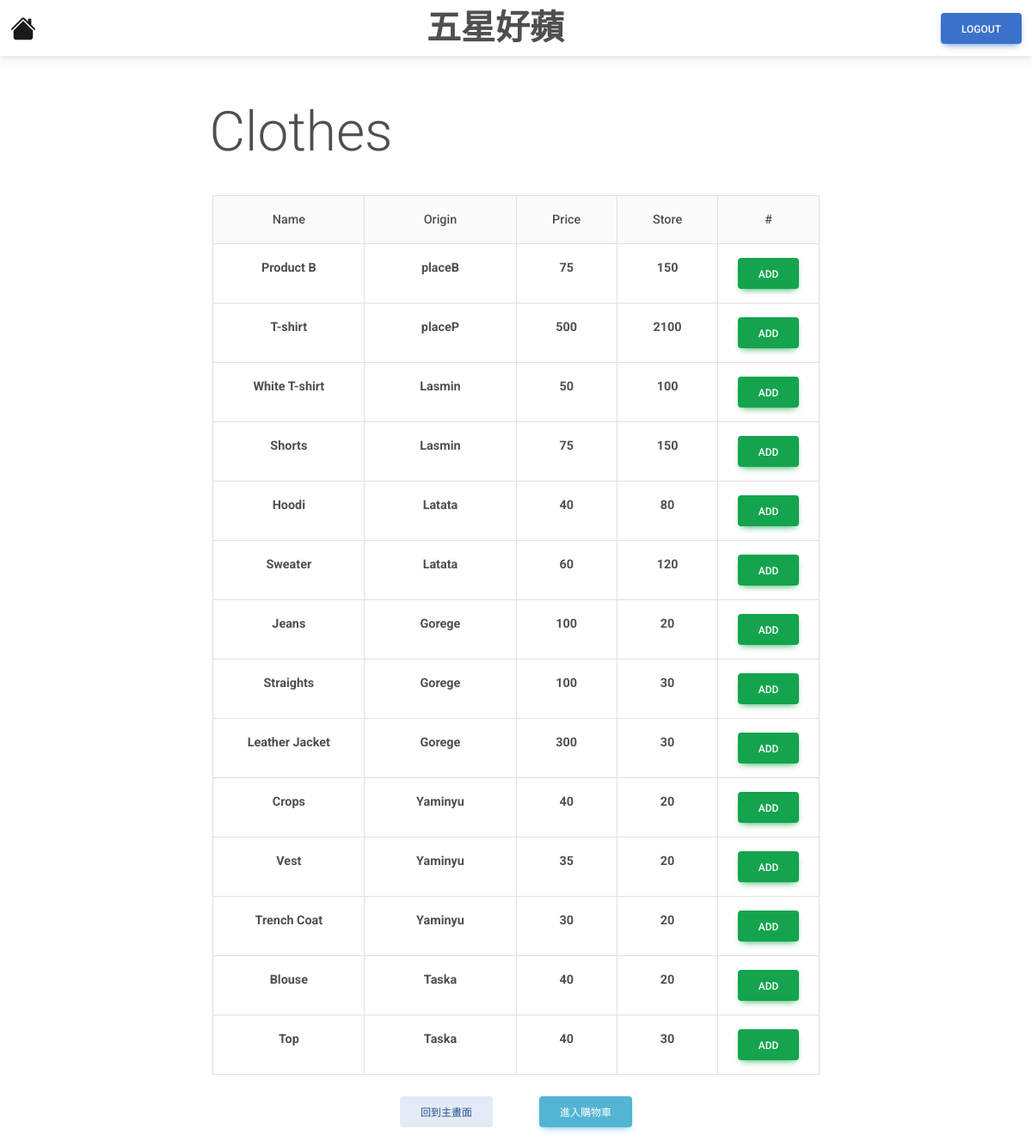
Screenshot of /product/clothes with the database file from the repository.
### tables this page shows
CREATE TABLE Product
(
product_id      INTEGER           PRIMARY KEY  AUTOINCREMENT,
seller_email    VARCHAR(255)      NOT NULL,
product_name    VARCHAR(255)      NOT NULL,
type_id         INTEGER           NOT NULL,
store           INTEGER           NOT NULL,
price           INTEGER           NOT NULL,
origin          VARCHAR(255)      NOT NULL,
FOREIGN KEY(type_id) REFERENCES Type(type_id)
FOREIGN KEY(seller_email) REFERENCES User(email)
);

### category.py (the view)
@app.route('/product/clothes')
def clothes():
    con = sqlite3.connect("database.db")
    con.row_factory = sqlite3.Row
    cur = con.cursor()
    cur.execute("SELECT product_id, * FROM Product WHERE type_id = 2")
    rows = cur.fetchall()
    con.close()
    return render_template("Clothes.html",rows=rows)

### templates/Clothes.html (shortened to what this page needs)
<!DOCTYPE html>
<html lang="en">
<head>
    <link href="https://cdnjs.cloudflare.com/ajax/libs/font-awesome/6.0.0/css/all.min.css" rel="stylesheet"/>
    <link href="https://cdnjs.cloudflare.com/ajax/libs/mdb-ui-kit/6.4.0/mdb.min.css" rel="stylesheet"/>
</head>
<body>
    <nav class="navbar bg-body-tertiary">
        <div class="container-fluid">
            <a class="navbar-brand" href="{{url_for('home')}}">
            </a>
            <h1 style="margin: auto;"><strong>五星好蘋</strong></h1>
            <a href="{{url_for('logout')}}" class="btn btn-primary">Logout</a>
        </div>
    </nav>
    <br><br><h1 style="margin-right: 500px; text-align: center;"
            class="display-3">Clothes</h1><br>
    <table class="table table-bordered text-center" style="width: auto; margin: auto;">
        <thead class="bg-light">
            <tr>
                <th>Name</th>
                <th>Origin</th>
                <th>Price</th>
                <th>Store</th>
                <th>#</th>
            </tr>
        </thead>
        <tbody>
            {% for row in rows %}
            <tr>
                <td class="col-3"><strong>{{ row["product_name"] }} </strong></td>
                <td class="col-3"><strong>{{ row["origin"] }} </strong></td>
                <td class="col-2"><strong>{{ row["price"] }} </strong></td>
                <td class="col-2"><strong>{{ row["store"] }} </strong></td>
                <td class="col-2">
                    <form action="/add" method="POST">
                            <button type="submit" class="btn btn-success"> Add </button>
                    </form>
                </td>
            </tr>
            {% endfor %}
        </tbody>
    </table>
    <br><p style="text-align: center">
        <a href="{{url_for('product')}}" class="btn btn-secondary" style="margin-right: 50px">回到主畫面</a>
        <a href="{{url_for('shoppingCart')}}" class="btn btn-info">進入購物車</a>
    </p>
</body>
</html>

### rows the page displays
Product: product_name "Product B", origin "placeB", price "75", store "150"
Product: product_name "T-shirt", origin "placeP", price "500", store "2100"
Product: product_name "White T-shirt", origin "Lasmin", price "50", store "100"
Product: product_name "Shorts", origin "Lasmin", price "75", store "150"
Product: product_name "Hoodi", origin "Latata", price "40", store "80"
Product: product_name "Sweater", origin "Latata", price "60", store "120"
Product: product_name "Jeans", origin "Gorege", price "100", store "20"
Product: product_name "Straights", origin "Gorege", price "100", store "30"
Product: product_name "Leather Jacket", origin "Gorege", price "300", store "30"
Product: product_name "Crops", origin "Yaminyu", price "40", store "20"
Product: product_name "Vest", origin "Yaminyu", price "35", store "20"
Product: product_name "Trench Coat", origin "Yaminyu", price "30", store "20"
Product: product_name "Blouse", origin "Taska", price "40", store "20"
Product: product_name "Top", origin "Taska", price "40", store "30"
